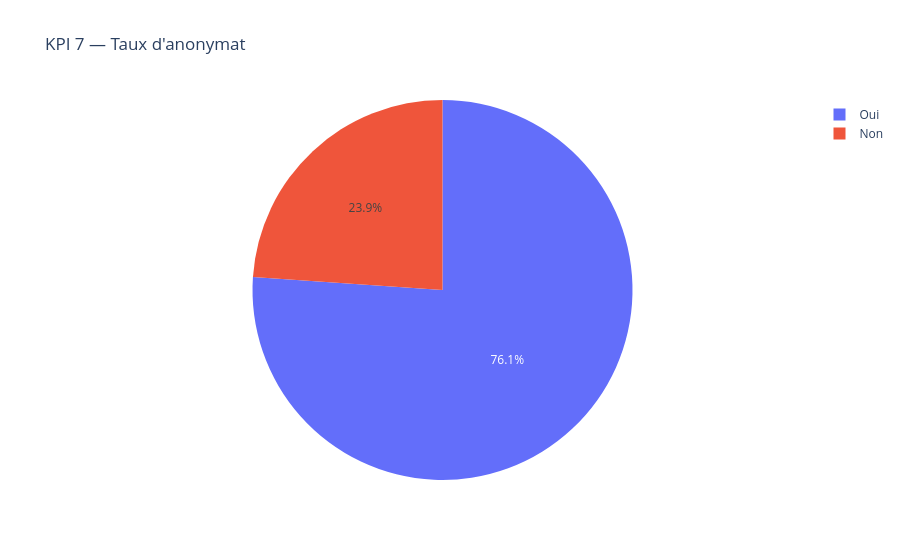

Notebook code cell kept with this figure:
### Markdown cell above
### KPI 7 — Taux d'anonymat

### Code cell
anonymat_pct = df["anonymat"].value_counts(normalize=True).mul(100).round(1)
print(anonymat_pct)

fig7 = px.pie(df, names="anonymat", title="KPI 7 — Taux d'anonymat")
fig7.show()

### Figure 1 — Plotly figure (JSON) as saved in the notebook; plotly's stock layout.template omitted (floating-point values rounded to 4 significant figures; data arrays with more than 128 entries replaced by an {"elided": "..."} marker saying what was removed)
{"data": [{"domain": {"x": [0, 1], "y": [0, 1]}, "hovertemplate": "anonymat=%{label}<extra></extra>", "labels": {"elided": "138 str values"}, "legendgroup": "", "name": "", "showlegend": true, "type": "pie"}], "layout": {"legend": {"tracegroupgap": 0}, "title": {"text": "KPI 7 — Taux d'anonymat"}}}
